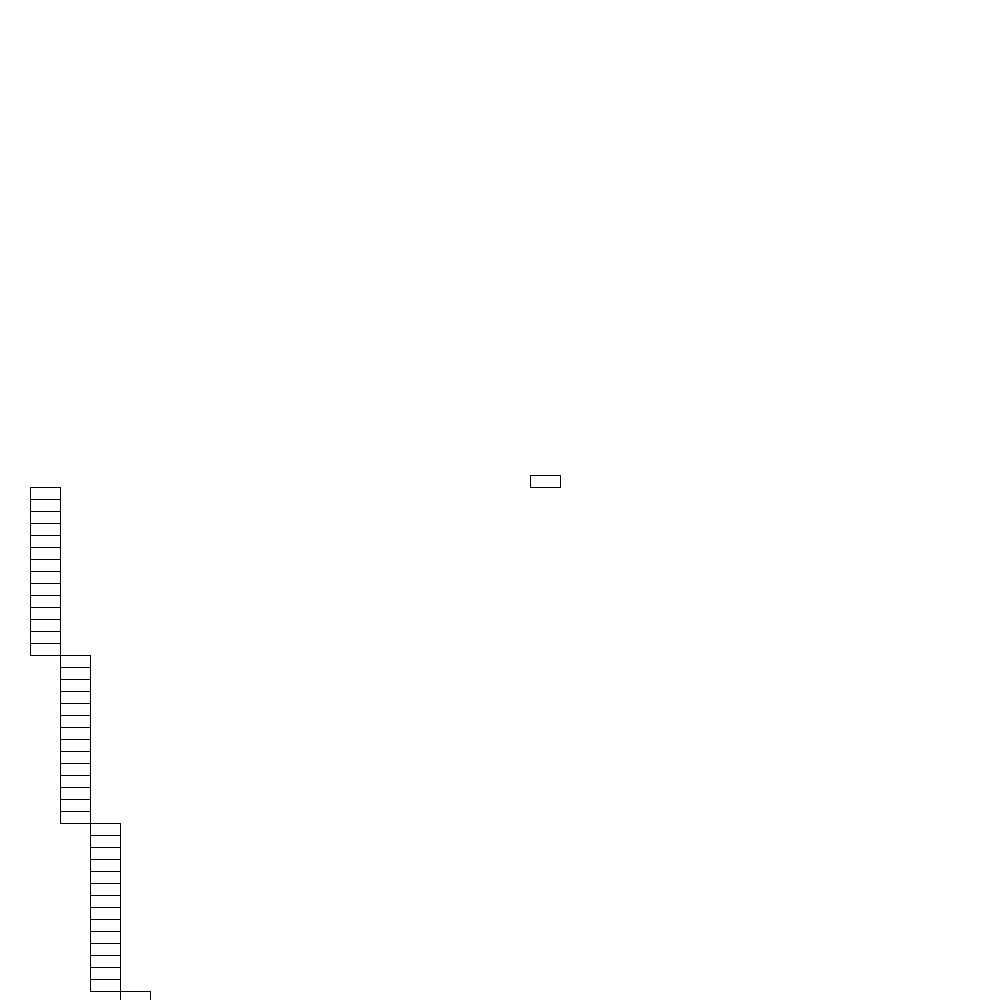
Frame 1 (no input)
Frame 60 (the mouse pressed at the canvas centre just before this capture): identical to frame 1, image omitted
Frame 120 (the mouse held since frame 60 and released just before this capture): identical to frame 1, image omitted

The Processing sketch that drew this single still picture (run headless with seeded random() and noise(); from frame 60 on, the mouse is pressed at the canvas centre):

// Processing sketch: pyramidChallenge
// ── pyramidChallenge.pde
int x = 500;
int y = 487;
int w = 30;
int h = 12;
int base = 14;
int rows = 14;

void setup (){
size(1000,1000);
background(255, 255, 255);
}

void draw(){

  for(int i = 0; i<14; i++){
  for(int a = 0; a < base; a++){
    
    rect(x+w , y-h, w, h);

    
    x = w*i;
    
    y = y+12;
    
   
  
  }
 
  }
  
  
//  for(int a = 0; a < base; a++){
//    rect(x + 35, y, width, height);
//x = width*a;
//    for(int i = 0; i < rows; i++){
//        rows--;
//      y = height*i;

    
//}}
}
